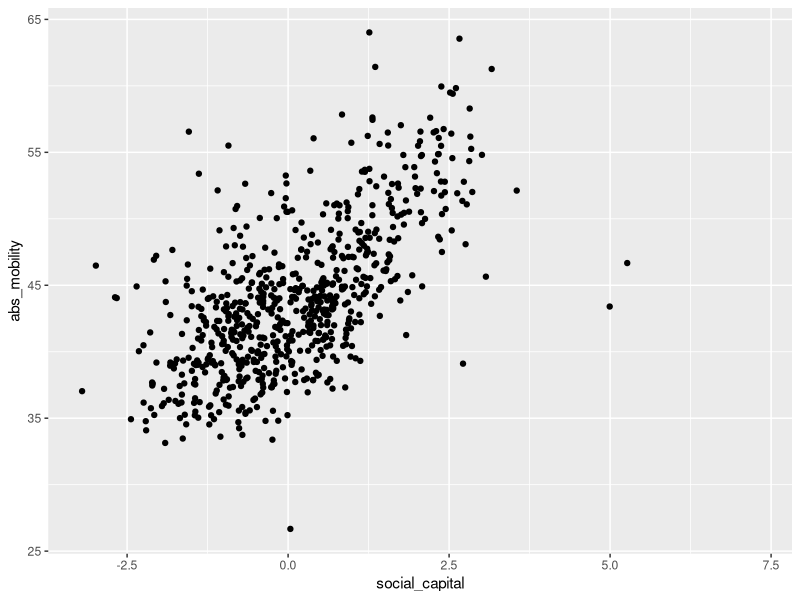

Write the R code that produced this figure.
## ---- chunk 1
knitr::opts_chunk$set(echo = TRUE)
library(tidyverse)
library(readxl)
## ---- chunk 2
chetty <- read_excel("Lab1_Chetty_2014.xlsx", skip=1)
## ---- chunk 3

#1: CZs in North Carolina


#2: CZ's in North Carolina with absolute mobility at least 40 


#3: CZ's in any state other than North Carolina, with absolute mobility at least 40


#4: CZ's that are in North Carolina or have absolute mobility less than 40


## ---- chunk 4
#5: CZs in North Carolina


#6: CZ's in North Carolina with absolute mobility at least 40 


#7: CZ's in any state other than North Carolina, with absolute mobility at least 40


#8: CZ's that are in North Carolina or have absolute mobility less than 40


## ---- chunk 5
#hint: use %in%
chetty %>%
  filter(region %in% c("South", "Midwest", "Northeast"))

chetty %>%
 filter(!region %in% c("South", "Midwest", "Northeast"))
## ---- chunk 6
# Remember when we plotted social capital vs. absolute mobility, we got a warning that 48 points were removed? Run this line again to see the warning: 
ggplot(data=chetty, mapping=aes(x=social_capital, y=abs_mobility)) +
  geom_point()

# Use the filter() and is.na() functions to print rows with missing values for absolute mobility


# Use the filter() and is.na() functions to print rows with missing values for social_capital


# There were 32 rows missing abs_mobility and 19 rows missing social_capital. How many are missing one or the other, or possibly both?

## ---- chunk 7
# Reproduce the scatter plot above, but get rid of the warning by filtering out the missing data first. Notice we no longer put data=chetty in the ggplot function, as we are sending the data in through the pipe:


# Plot social capital vs. absolute mobility for CZs in North Carolina


# Plot social capital vs. absolute mobility for urban CZs 


# Explore whether there is some Simpson's paradox going on here by fitting a line to each region separately

